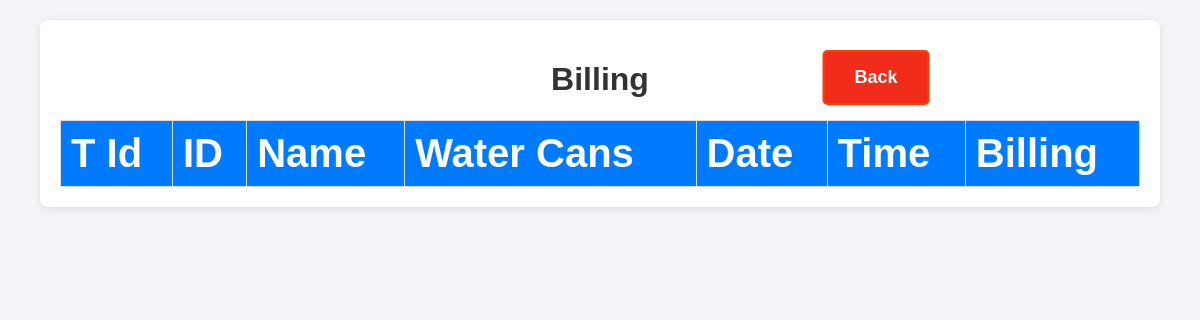
The page /billing on the database as committed earlier.
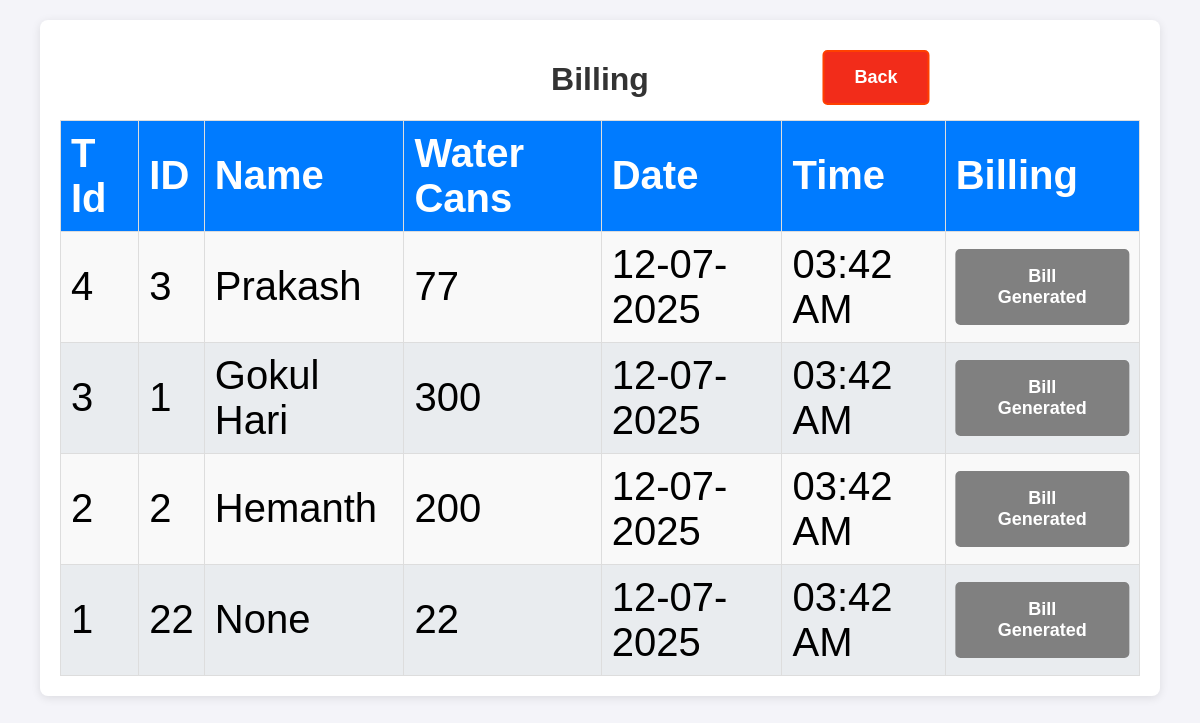
The same page on the database as committed later.
### app.py (models this page shows, shortened)
class Dealer_details(db.Model):
    id = db.Column(db.Integer, primary_key=True)
    dealer_id = db.Column(db.String(100), nullable=False, unique=True)
    name = db.Column(db.String(100), nullable=False)
    mobile = db.Column(db.String(15), nullable=False)
    address = db.Column(db.String(400), nullable=True)
    aadhaar_file = db.Column(db.String(400))  # Path to Aadhaar copy
    photo_file = db.Column(db.String(400))

class Dealer(db.Model):
    id = db.Column(db.Integer, primary_key=True)
    dealer_id = db.Column(db.String(100), nullable=False)
    water_can_count = db.Column(db.Integer, nullable=False)
    timestamp = db.Column(db.DateTime, default=datetime.now)
    token_id = db.Column(db.Integer, nullable=False)  # Daily resetting token ID
    @property
    def formatted_date(self):
        return self.timestamp.strftime("%d-%m-%Y")  # Format the date
    @property
    def formatted_time(self):
        return self.timestamp.strftime("%I:%M %p")  # Format the time in 12-hour format

### app.py (the view)
@app.route('/billing')
def billing():
    today = datetime.today().date()
    dealer_queue = db.session.query(Dealer, Dealer_details.name, BillingHistory.id).outerjoin(Dealer_details, Dealer.dealer_id == Dealer_details.dealer_id).outerjoin(BillingHistory, Dealer.token_id == BillingHistory.billing_id).filter(func.date(Dealer.timestamp) == today).order_by(Dealer.timestamp.desc()).all()
    return render_template('billing.html', queue=dealer_queue, total_cans=get_total_can_today())

### app.py (called while the page is built)
def get_total_can_today():
    query = Dealer.query
    start_of_today = datetime.now().replace(hour=0, minute=0, second=0, microsecond=0)
    query = query.filter(Dealer.timestamp >= start_of_today)
    filtered_data = query.order_by(Dealer.timestamp.desc()).all()
    total_cans = sum(dealer.water_can_count for dealer in filtered_data)
    return total_cans

### templates/billing.html (shortened to what this page needs)
<!DOCTYPE html>
<html lang="en">
<head>
    <link rel="stylesheet" href="/static/styles.css">
</head>
<body class="dashboard">
    <div class="container billing">
        <h1>Billing</h1>
        <table>
            <thead>
                <tr>
                    <th>T Id</th>
                    <th>ID</th>
                    <th>Name</th>
                    <th>Water Cans</th>
                    <th>Date</th>
                    <th>Time</th>
                    <th>Billing</th>
                </tr>
            </thead>
            <tbody>
                {% for dealer, dealer_name, dealer_accounts_id in queue %}
                <tr>
                    <td>{{ dealer.token_id }}</td>
                    <td>{{ dealer.dealer_id }}</td>
                    <td>{{ dealer_name }}</td>
                    <td>{{ dealer.water_can_count }}</td>
                    <td>{{ dealer.formatted_date }}</td>
                    <td>{{ dealer.formatted_time }}</td>
                    <td><a class="{% if dealer_accounts_id %} generate_bill_disabled {% else %} generate_bill {% endif %}" href="{{ url_for('generate_bill', token_id=dealer.token_id) }}">{% if dealer_accounts_id %} Bill Generated {% else %} Generate Bill {% endif %}</a></td>
                </tr>
                {% endfor %}
            </tbody>
        </table>
    </div>
    <a href="/" class="back">Back</a>
</body>
</html>

Rows that differ between the two databases and show on the page:
now on this page (row unchanged): Dealer_details: token_id "4", dealer_id "3", name "Prakash", water_can_count "77", formatted_date "12-07-2025", formatted_time "03:42 AM"
now on this page (row unchanged): Dealer_details: token_id "3", dealer_id "1", name "Gokul Hari", water_can_count "300", formatted_date "12-07-2025", formatted_time "03:42 AM"
now on this page (row unchanged): Dealer_details: token_id "2", dealer_id "2", name "Hemanth", water_can_count "200", formatted_date "12-07-2025", formatted_time "03:42 AM"
added Dealer: token_id "1", dealer_id "22", dealer_name "None", water_can_count "22", formatted_date "12-07-2025", formatted_time "03:42 AM"
